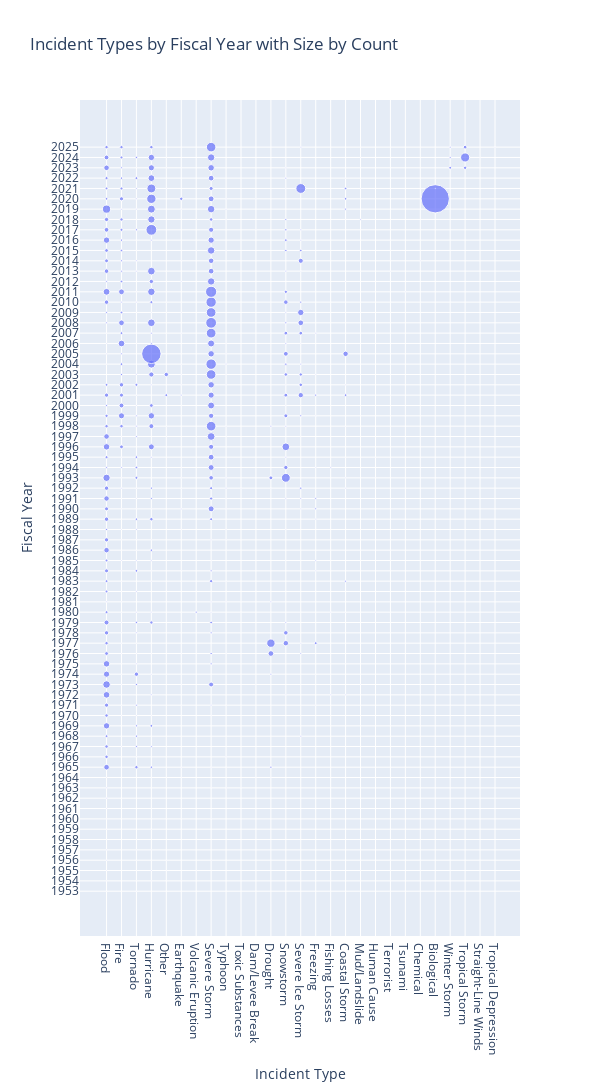

The cell this chart's notebook holds for it:
### Code cell
fig = px.scatter(df.groupby(
        ['incidentType', 'fyDeclared']).size(       
    ).reset_index(
        name='count').sort_values(by='fyDeclared'),
                 x = 'incidentType',
                 y = 'fyDeclared',
                 size = 'count',
                 title = 'Incident Types by Fiscal Year with Size by Count',
                 labels = {'incidentType' : 'Incident Type',
                           'fyDeclared' : 'Fiscal Year'},
    )

fig.update_yaxes(
    categoryorder = 'array',
    categoryarray = sorted(df['fyDeclared'].unique()),
    tickmode = 'linear',
    dtick = 1,
)

fig.update_layout(
    height = 1200,
    width = 600,
)

fig.show()

### Figure 1 — Plotly figure (JSON) as saved in the notebook; plotly's stock layout.template omitted (floating-point values rounded to 4 significant figures; data arrays with more than 128 entries replaced by an {"elided": "..."} marker saying what was removed)
{"data": [{"hovertemplate": "Incident Type=%{x}<br>Fiscal Year=%{y}<br>count=%{marker.size}<extra></extra>", "legendgroup": "", "marker": {"color": "#636efa", "size": {"elided": "522 int values"}, "sizemode": "area", "sizeref": 19.64, "symbol": "circle"}, "mode": "markers", "name": "", "orientation": "v", "showlegend": false, "type": "scatter", "x": {"elided": "522 str values"}, "xaxis": "x", "y": {"elided": "522 str values"}, "yaxis": "y"}], "layout": {"height": 1200, "legend": {"itemsizing": "constant", "tracegroupgap": 0}, "title": {"text": "Incident Types by Fiscal Year with Size by Count"}, "width": 600, "xaxis": {"anchor": "y", "domain": [0, 1], "title": {"text": "Incident Type"}}, "yaxis": {"anchor": "x", "categoryarray": ["1953", "1954", "1955", "1956", "1957", "1958", "1959", "1960", "1961", "1962", "1963", "1964", "1965", "1966", "1967", "1968", "1969", "1970", "1971", "1972", "1973", "1974", "1975", "1976", "1977", "1978", "1979", "1980", "1981", "1982", "1983", "1984", "1985", "1986", "1987", "1988", "1989", "1990", "1991", "1992", "1993", "1994", "1995", "1996", "1997", "1998", "1999", "2000", "2001", "2002", "2003", "2004", "2005", "2006", "2007", "2008", "2009", "2010", "2011", "2012", "2013", "2014", "2015", "2016", "2017", "2018", "2019", "2020", "2021", "2022", "2023", "2024", "2025"], "categoryorder": "array", "domain": [0, 1], "dtick": 1, "tickmode": "linear", "title": {"text": "Fiscal Year"}}}}
